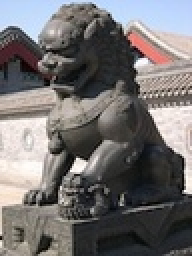
%> input picture HW4/hw4_supp/hw4_supp/p1/lion.jpg, 96 x 128 px, shrunk from 120 x 160 before the run (shown 2 times larger)
$ octave temp.m   (GNU Octave 9; MATLAB toolbox functions it lacks are replaced by stand-ins)
%> lines starting %> are read from the running program, lines starting %| are printed output that depends on the picture; in (x1, y1, x2, y2) boxes, pixels count from 0 and x2, y2 are one past the last pixel; in counts of white or black regions, pixels touching at a corner belong together; the program's own positions count from 1
% function [cIndMap, time, imgVis] = slic(img, K, compactness)
img = imread('lion.jpg');
%> img is the input picture: size 128x96x3 uint8; mean R, G, B 115.5, 112.7, 112.7
K = 25;
compactness = 25;
%% Implementation of Simple Linear Iterative Clustering (SLIC)
%
% Input:
%   - img: input color image
%   - K:   number of clusters
%   - compactness: the weighting for compactness
% Output:
%   - cIndMap: a map of type uint16 storing the cluster memberships
%   - time:    the time required for the computation
%   - imgVis:  the input image overlaid with the segmentation

tic;
% Put your SLIC implementation here
[rx_grad, ry_grad] = imgradientxy(img(:,:,1));
[gx_grad, gy_grad] = imgradientxy(img(:,:,2));
[bx_grad, by_grad] = imgradientxy(img(:,:,3));

[x_size, y_size] = size(rx_grad);
%> x_size = 128; y_size = 96
grad = zeros(x_size, y_size);
cIndMap = uint16(zeros(x_size, y_size));
distance = double(zeros(x_size, y_size));
S = uint16(sqrt(x_size * y_size/K));
%> S = 22

for i = 1:x_size
    for j = 1:y_size
        x_norm = norm([rx_grad(i,j), gx_grad(i,j), bx_grad(i,j)]);
        y_norm = norm([ry_grad(i,j), gy_grad(i,j), by_grad(i,j)]);
        grad(i,j) = norm([x_norm, y_norm]);
        distance(i, j) = realmax;
    end
end
%> distance: size 128x96 double; every value is 1.8e+308
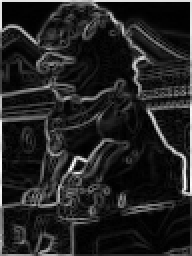
%> grad: size 128x96 double (shown 2 times larger); min 2.45, max 1705.5, mean 239.4; drawn with min black and max white

cluster_centers = [];

for i = 1:S:x_size
    for j = 1:S:y_size
        %Move cluster to min gradient position in 3x3 around the cluster center
        lowX = max([1, i - 1]);
        lowY = max([1, j - 1]);
        highX = min([x_size, i + 1]);
        highY = min([y_size, j + 1]);
        [num, idx] = min(grad(lowX:highX, lowY:highY));
        [y, x] = ind2sub([3 3], idx);
        posX = uint16(x(1)) + lowX - 1;
        posY = uint16(y(1)) + lowY - 1;
        entry = double([posX, posY, img(posX,posY,1), img(posX,posY,2), img(posX,posY,3)]);
        cluster_centers = [cluster_centers; entry];
    end
end
%> after the loop, cluster_centers = 30 rows, first 8: [1 2 182 210 249; 1 23 187 210 254; 1 45 196 215 245; 1 67 184 211 255; 1 89 182 207 248; 22 3 96 86 85; 22 22 151 150 148; 22 44 50 48 49]

error = 100000000;
while(error > 1)
    [u, v] = meshgrid(1:x_size, 1:y_size);
    for t = 1:length(cluster_centers)
        lowX = max([1, cluster_centers(t, 1) - S]);
        lowY = max([1, cluster_centers(t, 2) - S]);
        highX = min([x_size, cluster_centers(t, 1) + S]);
        highY = min([y_size, cluster_centers(t, 2) + S]);
        for u = lowX:highX
            for v = lowY:highY
                dc = sqrt(double((cluster_centers(t, 3) - double(img(u,v,1)))^2 + (cluster_centers(t, 4) - double(img(u,v,2)))^2 + (cluster_centers(t, 5) - double(img(u,v,3)))^2));
                ds = sqrt(double((cluster_centers(t, 1) - double(u))^2 + (cluster_centers(t, 2) - double(v))^2));
                D = sqrt(dc^2 + (ds/double(S))^2 * double(compactness)^2);
                if D < distance(u, v)
                    distance(u, v) = D;
                    cIndMap(u, v) = t;
                end
            end
        end
    end
    break
    error = 0;
    for t = 1:length(cluster_centers)
        [r, c] = find(cIndMap == t);
        r_sum = 0;
        g_sum = 0;
        b_sum = 0;
        x_sum = 0;
        y_sum = 0;
        for p = 1:length(r)
            r_sum = r_sum + img(r(p),c(p),1);
            g_sum = g_sum + img(r(p),c(p),2);
            b_sum = b_sum + img(r(p),c(p),3);
            x_sum = x_sum + r(p);
            y_sum = y_sum + c(p);
        end
        if length(r) ~= 0
            new_cluster_center = [double(x_sum)/double(length(r)), double(y_sum)/double(length(r)), double(r_sum)/double(length(r)), double(g_sum)/double(length(r)), double(b_sum)/double(length(r))];
        else
            new_cluster_center = cluster_centers(t, :);
        end
        diff = double(new_cluster_center) - double(cluster_centers(t, :));
        diff = diff.^2;
        error = error + sum(diff);
        cluster_centers(t, :) = new_cluster_center;
    end
    error = sqrt(error);
end
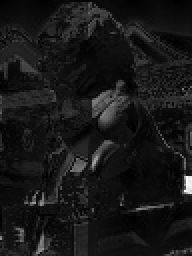
%> distance: size 128x96 double (shown 2 times larger); min 0, max 364.1, mean 34.1; drawn with min black and max white

% Post Processing
for t = 1:length(cluster_centers)
    res = bwconncomp(cIndMap == t);
    if res.NumObjects > 1
        for i = 2:res.NumObjects
            pixels = res.PixelIdxList(i);
            pixels = pixels{1};
            for v = 1:length(pixels)
                [y, x] = ind2sub(size(cIndMap), pixels(v));
                min1 = 10000000000;
                min_cluster = -1;
                for j = 1:length(cluster_centers)
                    dist = sqrt((double(cluster_centers(j, 1)) - double(x))^2 + (double(cluster_centers(j, 2)) - double(y))^2);
                    if dist < min1
                        min1 = dist;
                        min_cluster = j;
                    end
                end
                cIndMap(y, x) = min_cluster;
            end
        end
    end
end
%> this loop made 30 passes
%> res on passes 1 to 12: 3 connected components, 1 connected component, 5 connected components, 1 connected component, 2 connected components, 13 connected components, 16 connected components, 18 connected components, 9 connected components, 5 connected components, 6 connected components, 36 connected components
%> after the loop, dist = 23.26; min1 = 9.06; min_cluster = 25; pixels = [11234; 11362]; x = 89; y = 98

% Post Processing
for t = 1:length(cluster_centers)
    res = bwconncomp(cIndMap == t);
    if res.NumObjects > 1
        for i = 1:res.NumObjects
            pixels = res.PixelIdxList(i);
            pixels = pixels{1};

            for v = 1:length(pixels)
                [y, x] = ind2sub(size(cIndMap), pixels(v));
                dist = sqrt((double(cluster_centers(:, 1)) - double(x)).^2 + (double(cluster_centers(:, 2)) - double(y)).^2);
                [m, p] = min(dist);
                cIndMap(y, x) = p(1);
            end
        end
    end
end
%> this loop made 30 passes
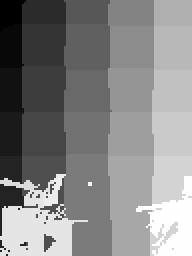
%> cIndMap: size 128x96 uint16 (shown 2 times larger); min 1, max 30, mean 16.2; drawn with min black and max white
%> after the loop, dist = 30 values, max 135.8 at index 1, min 12.81 at index 25, mean 76.82; m = 12.81; p = 25; pixels = [12131; 12259]; x = 96; y = 99

for t = 1:length(cluster_centers)
    res = bwperim(cIndMap == t);
    [r, c] = find(res);
    for p = 1:length(r)
        img(r(p), c(p), 1) = 255;
        img(r(p), c(p), 2) = 255;
        img(r(p), c(p), 3) = 255;
    end
end
%> this loop made 30 passes
%> (r, c) on pass 29: ([92; 93; 92; 93], [45; 45; 46; 46])
%> pass 1, `res = bwperim(cIndMap == t);`:
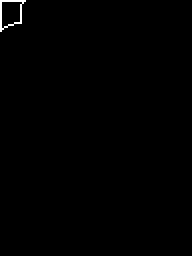
%> res: size 128x96 logical (shown 2 times larger); 0.39% white in thin lines or dots, all inside (x1, y1, x2, y2) = (0, 0, 13, 16)
%> after the loop:
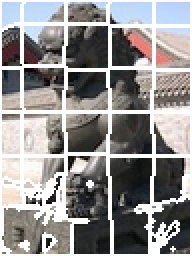
%> img: size 128x96x3 uint8 (shown 2 times larger); mean R, G, B 146.1, 143.8, 143.8
imgVis = img;
imshow(img);
cIndMap = uint16(cIndMap);
%
time = toc;

for q = 1:3
    % Post Processing
    for t = 1:length(cluster_centers)
        res = bwconncomp(cIndMap == t);
        if res.NumObjects > 1
            m = regionprops(res,'Centroid');
            for i = 1:res.NumObjects
                pixels = res.PixelIdxList(i);
                pixels = pixels{1};
                [min1, clusters] = min(pdist2(m(i).Centroid, cluster_centers(:, 1:2)));
                cIndMap(pixels) = clusters;
            end
        end
    end
    for t = 1:length(cluster_centers)
        [r, c] = find(cIndMap == t);
        r_sum = 0;
        g_sum = 0;
        b_sum = 0;
        x_sum = 0;
        y_sum = 0;
        for p = 1:length(r)
            r_sum = r_sum + img(r(p),c(p),1);
            g_sum = g_sum + img(r(p),c(p),2);
            b_sum = b_sum + img(r(p),c(p),3);
            x_sum = x_sum + r(p);
            y_sum = y_sum + c(p);
        end
        if length(r) ~= 0
            new_cluster_center = [double(x_sum)/double(length(r)), double(y_sum)/double(length(r)), double(r_sum)/double(length(r)), double(g_sum)/double(length(r)), double(b_sum)/double(length(r))];
        else
            new_cluster_center = cluster_centers(t, :);
        end
        cluster_centers(t, :) = new_cluster_center;
    end
end
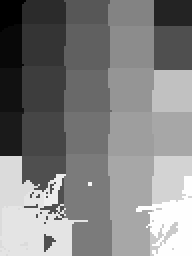
%> cIndMap: size 128x96 uint16 (shown 2 times larger); 12% of pixels changed, all inside (x1, y1, x2, y2) = (0, 0, 96, 128); drawn with min black and max white
%> after the loop, cluster_centers = 30 rows, first 8: [7.08 5.85 1.71 1.71 1.71; 24.14 6.21 1.11 1.11 1.11; 45.58 6.05 1.05 1.05 1.05; 67.46 6.02 1.05 1.05 1.05; 7 87 1.03 1.03 1.03; 6.58 22.58 0.981 0.981 0.981; 22.86 22.29 0.565 0.565 0.565; 44.82 22.31 0.517 0.517 0.517]; clusters = 5; m = 9 regions; first 5, Centroid: [6.8 92.5], [1.5 123.2], [1 126], [4 128], [5 126]; min1 = 6.92; new_cluster_center = [112.3 87.2 0.464 0.464 0.464]; pixels = 247 values, max 12173 at index 247, min 9857 at index 1, mean 11015


for t = 1:length(cluster_centers)
    res = bwconncomp(cIndMap == t);
    if res.NumObjects > 1
        m = regionprops(res,'Centroid');
        numPixels = cellfun(@numel,res.PixelIdxList);
        [biggest,idx] = max(numPixels);
        for i = 1:res.NumObjects
            if i ~= idx(1)
                pixels = res.PixelIdxList(i);
                pixels = pixels{1};
                [min1, clusters] = min(pdist2(m(i).Centroid, cluster_centers(:, 1:2)));
                cIndMap(pixels) = clusters;
            end
        end
    end
end
%> this loop made 30 passes
%> (res, numPixels, biggest, idx) on passes 10, 23, 24, 25, 26: (14 connected components, [287 8 3 3 2 69 1 1 30 1 1 2 8 418], 418, 14), (2 connected components, [69 410], 410, 2), (5 connected components, [1 80 1 1 3], 80, 2), (7 connected components, [1 395 1 1 3 1 2], 395, 2), (8 connected components, [334 6 1 1 1 1 6 1], 334, 1)
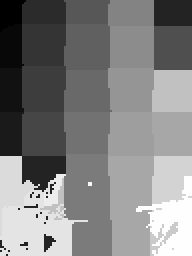
%> cIndMap: size 128x96 uint16 (shown 2 times larger); 3.57% of pixels changed, all inside (x1, y1, x2, y2) = (0, 78, 81, 128); drawn with min black and max white
%> after the loop, m = 8 regions; Centroid: [6.8 92.5], [1.5 123.2], [1 126], [4 128], [5 126], [10 105], [12.8 122.7], [14 125]; min1 = 38.64; pixels = 1789
